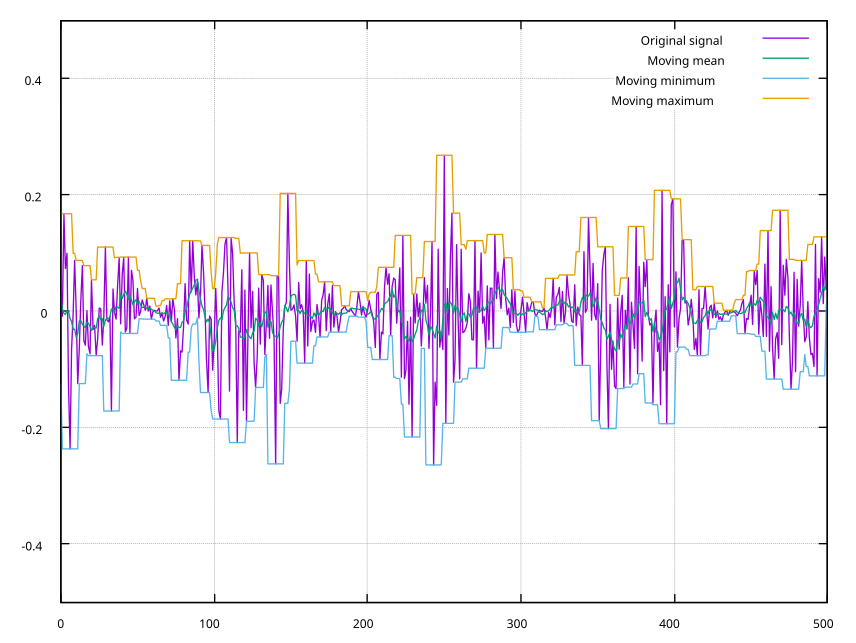

This figure's gnuplot source:
#!/usr/bin/gnuplot

set term qt persist
set xrange [0:500]
set yrange [-0.5:0.5]
set grid
plot 'examples/01-movingwindow.dat' using 1 title 'Original signal' with lines, 'examples/01-movingwindow.dat' using 2 title 'Moving mean' with lines, 'examples/01-movingwindow.dat' using 3 title 'Moving minimum' with lines, 'examples/01-movingwindow.dat' using 4 title 'Moving maximum' with lines
